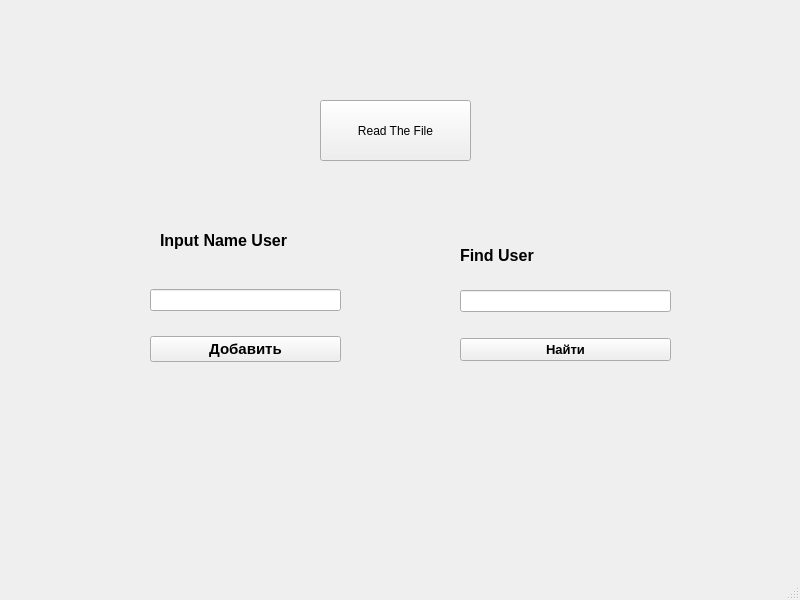
<?xml version="1.0" encoding="UTF-8"?>
<ui version="4.0">
 <class>MainWindow</class>
 <widget class="QMainWindow" name="MainWindow">
  <property name="geometry">
   <rect>
    <x>0</x>
    <y>0</y>
    <width>800</width>
    <height>600</height>
   </rect>
  </property>
  <property name="windowTitle">
   <string>MainWindow</string>
  </property>
  <widget class="QWidget" name="centralwidget">
   <widget class="QLabel" name="label">
    <property name="geometry">
     <rect>
      <x>160</x>
      <y>220</y>
      <width>161</width>
      <height>41</height>
     </rect>
    </property>
    <property name="font">
     <font>
      <pointsize>12</pointsize>
      <bold>true</bold>
     </font>
    </property>
    <property name="text">
     <string>Input Name User</string>
    </property>
   </widget>
   <widget class="QLabel" name="label_2">
    <property name="geometry">
     <rect>
      <x>460</x>
      <y>240</y>
      <width>201</width>
      <height>31</height>
     </rect>
    </property>
    <property name="font">
     <font>
      <pointsize>12</pointsize>
      <bold>true</bold>
     </font>
    </property>
    <property name="text">
     <string>Find User</string>
    </property>
   </widget>
   <widget class="QWidget" name="layoutWidget">
    <property name="geometry">
     <rect>
      <x>150</x>
      <y>270</y>
      <width>191</width>
      <height>111</height>
     </rect>
    </property>
    <layout class="QVBoxLayout" name="verticalLayout_2">
     <item>
      <widget class="QLineEdit" name="lineEdit_inputUser"/>
     </item>
     <item>
      <widget class="QPushButton" name="pushButton_inputUser">
       <property name="font">
        <font>
         <pointsize>11</pointsize>
         <bold>true</bold>
        </font>
       </property>
       <property name="text">
        <string>Добавить</string>
       </property>
      </widget>
     </item>
    </layout>
   </widget>
   <widget class="QWidget" name="layoutWidget">
    <property name="geometry">
     <rect>
      <x>460</x>
      <y>270</y>
      <width>211</width>
      <height>111</height>
     </rect>
    </property>
    <layout class="QVBoxLayout" name="verticalLayout">
     <item>
      <widget class="QLineEdit" name="lineEdit_checkUser"/>
     </item>
     <item>
      <widget class="QPushButton" name="pushButton_checkUser">
       <property name="font">
        <font>
         <pointsize>10</pointsize>
         <bold>true</bold>
        </font>
       </property>
       <property name="text">
        <string>Найти</string>
       </property>
      </widget>
     </item>
    </layout>
   </widget>
   <widget class="QPushButton" name="pushButton_readFile">
    <property name="geometry">
     <rect>
      <x>320</x>
      <y>100</y>
      <width>151</width>
      <height>61</height>
     </rect>
    </property>
    <property name="text">
     <string>Read The File</string>
    </property>
   </widget>
  </widget>
  <widget class="QMenuBar" name="menubar">
   <property name="geometry">
    <rect>
     <x>0</x>
     <y>0</y>
     <width>800</width>
     <height>21</height>
    </rect>
   </property>
  </widget>
  <widget class="QStatusBar" name="statusbar"/>
 </widget>
 <resources/>
 <connections/>
</ui>
